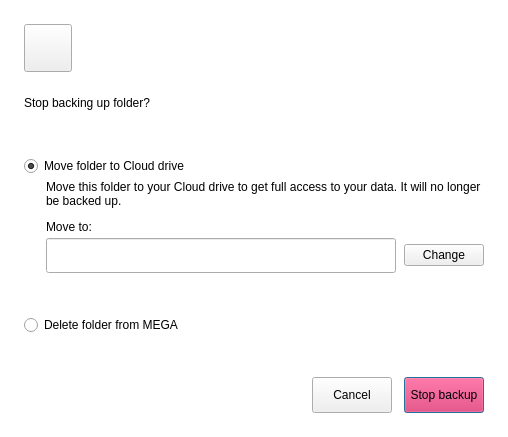
<?xml version="1.0" encoding="UTF-8"?>
<ui version="4.0">
 <class>RemoveBackupDialog</class>
 <widget class="QDialog" name="RemoveBackupDialog">
  <property name="geometry">
   <rect>
    <x>0</x>
    <y>0</y>
    <width>536</width>
    <height>403</height>
   </rect>
  </property>
  <property name="minimumSize">
   <size>
    <width>536</width>
    <height>350</height>
   </size>
  </property>
  <property name="windowTitle">
   <string>Stop backup</string>
  </property>
  <property name="styleSheet">
   <string notr="true">#RemoveBackupDialog
{
background-color: #ffffff; /*colorToken.page-background*/
}

#lErrorHint
{
color: #ffe31b57; /*colorToken.text-error*/
}

#bConfirm
{
background-color: #ffe31b57; /*colorToken.button-error*/
}

#bConfirm:hover
{
background-color: #ffc0104a; /*colorToken.button-error-hover*/
}

#bConfirm:pressed
{
background-color: #ffa11045; /*colorToken.button-error-pressed*/
}

</string>
  </property>
  <layout class="QVBoxLayout" name="verticalLayout_7">
   <property name="spacing">
    <number>24</number>
   </property>
   <property name="sizeConstraint">
    <enum>QLayout::SetFixedSize</enum>
   </property>
   <property name="leftMargin">
    <number>24</number>
   </property>
   <property name="topMargin">
    <number>24</number>
   </property>
   <property name="rightMargin">
    <number>24</number>
   </property>
   <property name="bottomMargin">
    <number>24</number>
   </property>
   <item>
    <widget class="IconLabel" name="iconHero">
     <property name="minimumSize">
      <size>
       <width>48</width>
       <height>48</height>
      </size>
     </property>
     <property name="maximumSize">
      <size>
       <width>48</width>
       <height>48</height>
      </size>
     </property>
     <property name="text">
      <string notr="true"/>
     </property>
     <property name="icon">
      <iconset resource="../../../../gui/Resources_common.qrc">
       <normaloff>:/database-x_medium_thin_outline</normaloff>:/database-x_medium_thin_outline</iconset>
     </property>
     <property name="iconSize">
      <size>
       <width>48</width>
       <height>48</height>
      </size>
     </property>
     <property name="normal_off" stdset="0">
      <string notr="true">icon-secondary</string>
     </property>
    </widget>
   </item>
   <item>
    <layout class="QVBoxLayout" name="verticalLayout_4">
     <property name="spacing">
      <number>8</number>
     </property>
     <item>
      <widget class="QLabel" name="lTitle">
       <property name="sizePolicy">
        <sizepolicy hsizetype="Preferred" vsizetype="Fixed">
         <horstretch>0</horstretch>
         <verstretch>0</verstretch>
        </sizepolicy>
       </property>
       <property name="minimumSize">
        <size>
         <width>432</width>
         <height>0</height>
        </size>
       </property>
       <property name="text">
        <string>Stop backing up folder?</string>
       </property>
       <property name="semibold" stdset="0">
        <bool>true</bool>
       </property>
       <property name="font-size" stdset="0">
        <string notr="true">body-1</string>
       </property>
      </widget>
     </item>
     <item>
      <widget class="QLabel" name="lSecondaryText">
       <property name="sizePolicy">
        <sizepolicy hsizetype="Preferred" vsizetype="Fixed">
         <horstretch>0</horstretch>
         <verstretch>0</verstretch>
        </sizepolicy>
       </property>
       <property name="minimumSize">
        <size>
         <width>432</width>
         <height>0</height>
        </size>
       </property>
       <property name="text">
        <string/>
       </property>
       <property name="textFormat">
        <enum>Qt::RichText</enum>
       </property>
       <property name="wordWrap">
        <bool>true</bool>
       </property>
       <property name="regular" stdset="0">
        <string notr="true"/>
       </property>
       <property name="font-size" stdset="0">
        <string notr="true">body-2</string>
       </property>
      </widget>
     </item>
    </layout>
   </item>
   <item>
    <layout class="QVBoxLayout" name="verticalLayout_5">
     <property name="spacing">
      <number>12</number>
     </property>
     <item>
      <layout class="QVBoxLayout" name="verticalLayout_2">
       <property name="spacing">
        <number>4</number>
       </property>
       <item>
        <widget class="QRadioButton" name="rMoveFolder">
         <property name="cursor">
          <cursorShape>PointingHandCursor</cursorShape>
         </property>
         <property name="text">
          <string>Move folder to Cloud drive</string>
         </property>
         <property name="checked">
          <bool>true</bool>
         </property>
         <property name="autoExclusive">
          <bool>false</bool>
         </property>
         <property name="semibold" stdset="0">
          <bool>true</bool>
         </property>
         <property name="font-size" stdset="0">
          <string notr="true">body-2</string>
         </property>
        </widget>
       </item>
       <item>
        <layout class="QHBoxLayout" name="horizontalLayout_3">
         <property name="spacing">
          <number>0</number>
         </property>
         <property name="leftMargin">
          <number>22</number>
         </property>
         <property name="rightMargin">
          <number>0</number>
         </property>
         <item>
          <widget class="QLabel" name="lMoveFolder">
           <property name="minimumSize">
            <size>
             <width>0</width>
             <height>0</height>
            </size>
           </property>
           <property name="text">
            <string>Move this folder to your Cloud drive to get full access to your data. It will no longer be backed up.</string>
           </property>
           <property name="wordWrap">
            <bool>true</bool>
           </property>
           <property name="font-size" stdset="0">
            <string notr="true">body-2</string>
           </property>
           <property name="regular" stdset="0">
            <string notr="true"/>
           </property>
           <property name="type" stdset="0">
            <string notr="true">secondary</string>
           </property>
          </widget>
         </item>
        </layout>
       </item>
      </layout>
     </item>
     <item>
      <widget class="QWidget" name="moveToContainer" native="true">
       <property name="enabled">
        <bool>true</bool>
       </property>
       <layout class="QVBoxLayout" name="verticalLayout_3">
        <property name="spacing">
         <number>4</number>
        </property>
        <property name="leftMargin">
         <number>22</number>
        </property>
        <property name="topMargin">
         <number>0</number>
        </property>
        <property name="rightMargin">
         <number>0</number>
        </property>
        <property name="bottomMargin">
         <number>0</number>
        </property>
        <item>
         <widget class="QLabel" name="lMoveTo">
          <property name="maximumSize">
           <size>
            <width>16777215</width>
            <height>30</height>
           </size>
          </property>
          <property name="text">
           <string>Move to:</string>
          </property>
          <property name="semibold" stdset="0">
           <bool>false</bool>
          </property>
          <property name="font-size" stdset="0">
           <string notr="true">body-2</string>
          </property>
         </widget>
        </item>
        <item>
         <layout class="QHBoxLayout" name="horizontalLayout_5">
          <property name="spacing">
           <number>8</number>
          </property>
          <item>
           <widget class="QLineEdit" name="lTarget">
            <property name="minimumSize">
             <size>
              <width>350</width>
              <height>35</height>
             </size>
            </property>
            <property name="maximumSize">
             <size>
              <width>16777215</width>
              <height>35</height>
             </size>
            </property>
            <property name="text">
             <string/>
            </property>
            <property name="type" stdset="0">
             <string notr="true">mega</string>
            </property>
            <property name="error" stdset="0">
             <string notr="true">false</string>
            </property>
           </widget>
          </item>
          <item>
           <widget class="QPushButton" name="bChange">
            <property name="minimumSize">
             <size>
              <width>0</width>
              <height>0</height>
             </size>
            </property>
            <property name="maximumSize">
             <size>
              <width>16777215</width>
              <height>16777215</height>
             </size>
            </property>
            <property name="cursor">
             <cursorShape>PointingHandCursor</cursorShape>
            </property>
            <property name="text">
             <string>Change</string>
            </property>
            <property name="type" stdset="0">
             <string notr="true">secondary</string>
            </property>
            <property name="dimension" stdset="0">
             <string notr="true">medium</string>
            </property>
           </widget>
          </item>
         </layout>
        </item>
        <item>
         <layout class="QHBoxLayout" name="horizontalLayout">
          <property name="spacing">
           <number>0</number>
          </property>
          <item>
           <widget class="QLabel" name="lErrorHint">
            <property name="text">
             <string/>
            </property>
            <property name="wordWrap">
             <bool>true</bool>
            </property>
           </widget>
          </item>
         </layout>
        </item>
       </layout>
      </widget>
     </item>
    </layout>
   </item>
   <item>
    <layout class="QVBoxLayout" name="verticalLayout">
     <property name="spacing">
      <number>4</number>
     </property>
     <item>
      <widget class="QRadioButton" name="rDeleteFolder">
       <property name="cursor">
        <cursorShape>PointingHandCursor</cursorShape>
       </property>
       <property name="text">
        <string>Delete folder from MEGA</string>
       </property>
       <property name="checked">
        <bool>false</bool>
       </property>
       <property name="autoExclusive">
        <bool>false</bool>
       </property>
       <property name="font-size" stdset="0">
        <string notr="true">body-2</string>
       </property>
       <property name="semibold" stdset="0">
        <bool>true</bool>
       </property>
      </widget>
     </item>
     <item>
      <layout class="QHBoxLayout" name="horizontalLayout_4">
       <property name="leftMargin">
        <number>22</number>
       </property>
       <item>
        <widget class="QLabel" name="lDeleteFolder">
         <property name="text">
          <string/>
         </property>
         <property name="textFormat">
          <enum>Qt::RichText</enum>
         </property>
         <property name="wordWrap">
          <bool>true</bool>
         </property>
         <property name="font-size" stdset="0">
          <string notr="true">body-2</string>
         </property>
         <property name="regular" stdset="0">
          <string notr="true"/>
         </property>
         <property name="type" stdset="0">
          <string notr="true">secondary</string>
         </property>
        </widget>
       </item>
      </layout>
     </item>
    </layout>
   </item>
   <item>
    <layout class="QHBoxLayout" name="horizontalLayout_2">
     <property name="spacing">
      <number>12</number>
     </property>
     <property name="bottomMargin">
      <number>0</number>
     </property>
     <item>
      <spacer name="horizontalSpacer">
       <property name="orientation">
        <enum>Qt::Horizontal</enum>
       </property>
       <property name="sizeHint" stdset="0">
        <size>
         <width>40</width>
         <height>20</height>
        </size>
       </property>
      </spacer>
     </item>
     <item>
      <widget class="QPushButton" name="bCancel">
       <property name="minimumSize">
        <size>
         <width>80</width>
         <height>36</height>
        </size>
       </property>
       <property name="maximumSize">
        <size>
         <width>16777215</width>
         <height>36</height>
        </size>
       </property>
       <property name="cursor">
        <cursorShape>PointingHandCursor</cursorShape>
       </property>
       <property name="text">
        <string>Cancel</string>
       </property>
       <property name="default">
        <bool>false</bool>
       </property>
       <property name="flat">
        <bool>false</bool>
       </property>
       <property name="type" stdset="0">
        <string notr="true">outline</string>
       </property>
       <property name="dimension" stdset="0">
        <string notr="true">medium</string>
       </property>
      </widget>
     </item>
     <item>
      <widget class="TokenizableButton" name="bConfirm">
       <property name="enabled">
        <bool>true</bool>
       </property>
       <property name="minimumSize">
        <size>
         <width>0</width>
         <height>36</height>
        </size>
       </property>
       <property name="maximumSize">
        <size>
         <width>16777215</width>
         <height>36</height>
        </size>
       </property>
       <property name="cursor">
        <cursorShape>PointingHandCursor</cursorShape>
       </property>
       <property name="text">
        <string>Stop backup</string>
       </property>
       <property name="icon">
        <iconset resource="../../../../gui/Resources_common.qrc">
         <normaloff>:/database-x_medium_thin_outline</normaloff>:/database-x_medium_thin_outline</iconset>
       </property>
       <property name="default">
        <bool>true</bool>
       </property>
       <property name="flat">
        <bool>false</bool>
       </property>
       <property name="type" stdset="0">
        <string notr="true">primary</string>
       </property>
       <property name="dimension" stdset="0">
        <string notr="true">medium</string>
       </property>
      </widget>
     </item>
    </layout>
   </item>
  </layout>
 </widget>
 <customwidgets>
  <customwidget>
   <class>TokenizableButton</class>
   <extends>QPushButton</extends>
   <header>tokenizer/TokenizableItems/TokenizableButtons.h</header>
  </customwidget>
  <customwidget>
   <class>IconLabel</class>
   <extends>QToolButton</extends>
   <header>tokenizer/TokenizableItems/IconLabel.h</header>
  </customwidget>
 </customwidgets>
 <resources>
  <include location="../../../../gui/Resources_common.qrc"/>
 </resources>
 <connections/>
</ui>
